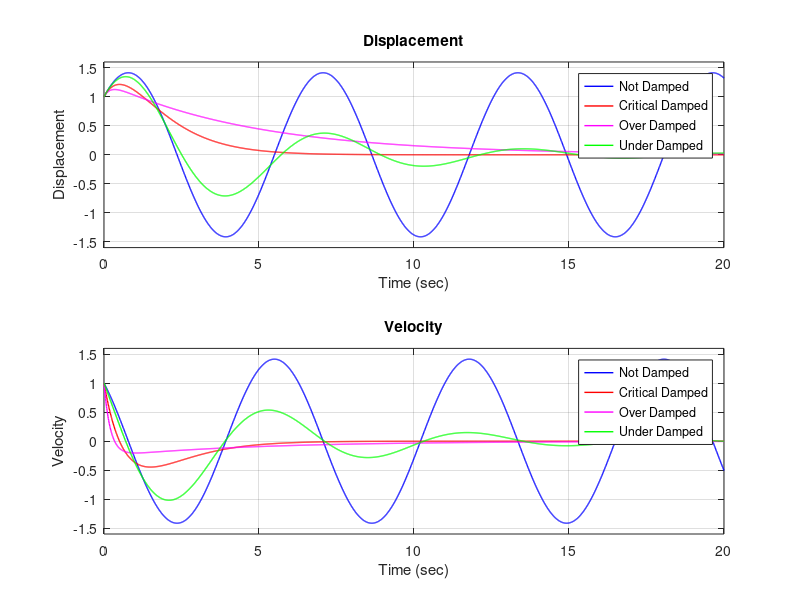
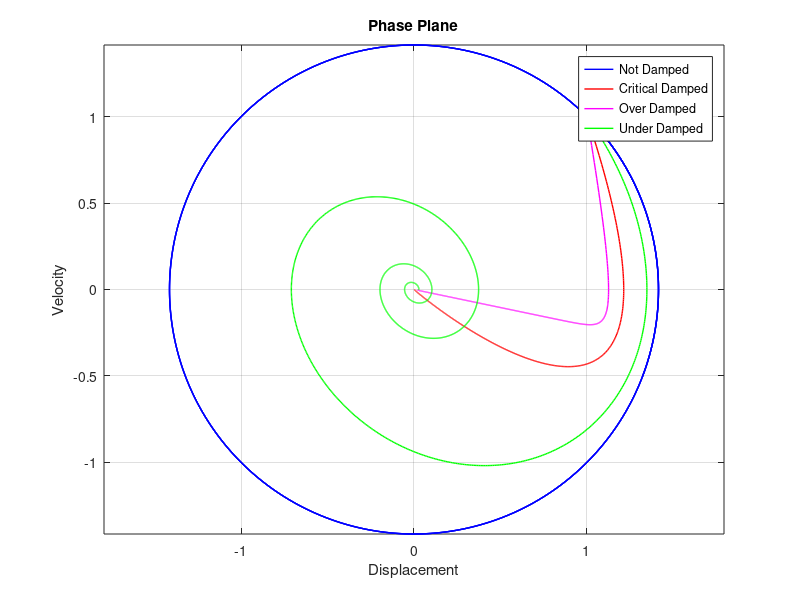

These figures' MATLAB source, in order:
clc; clear; close all

M = 1; K = 1; 
Wn = sqrt(K/M);

x_o = 1; x_dot_o = 1;

t = 0:0.01:20;

x_not_damped = x_o*cos(Wn*t) + x_dot_o/Wn*sin(Wn*t);
x_dot_not_damped = Wn*( - x_o*sin(Wn*t) + x_dot_o/Wn*cos(Wn*t) );

x_critical_damped = exp(-Wn*t).*( ( Wn*x_o + x_dot_o )*t + x_o );
x_dot_critical_damped = -Wn*exp(-Wn*t).*( ( Wn*x_o + x_dot_o )*t + x_o ) + exp(-Wn*t).*( Wn*x_o + x_dot_o );

C = 5;
z_o = C/(2*sqrt(K*M));
x_over_damped = exp(-z_o*Wn*t).*( x_o*cosh(Wn*sqrt(z_o^2-1)*t) + 1/sqrt(z_o^2-1)*( z_o*x_o + x_dot_o/Wn )*sinh(Wn*sqrt(z_o^2-1)*t) );
x_dot_over_damped = -z_o*Wn*exp(-z_o*Wn*t).*( x_o*cosh(Wn*sqrt(z_o^2-1)*t) + 1/sqrt(z_o^2-1)*( z_o*x_o + x_dot_o/Wn )*sinh(Wn*sqrt(z_o^2-1)*t) ) + ... 
           Wn*sqrt(z_o^2-1)*exp(-z_o*Wn*t).*( x_o*sinh(Wn*sqrt(z_o^2-1)*t) + 1/sqrt(z_o^2-1)*( z_o*x_o + x_dot_o/Wn )*cosh(Wn*sqrt(z_o^2-1)*t) );


C = 0.4;
z_u = C/(2*sqrt(K*M));
Wd = Wn*sqrt(1-z_u^2);

x_under_damped = exp(-z_u*Wn*t).*( x_o*cos(Wd*t) + 1/sqrt(1-z_u^2)*(z_u*x_o + x_dot_o/Wn)*sin(Wd*t));
x_dot_under_damped = -z_u*Wn*exp(-z_u*Wn*t).*( x_o*cos(Wd*t) + 1/sqrt(1-z_u^2)*(z_u*x_o + x_dot_o/Wn)*sin(Wd*t)) + ...
                     Wd*exp(-z_u*Wn*t).*( - x_o*sin(Wd*t) + 1/sqrt(1-z_u^2)*(z_u*x_o + x_dot_o/Wn)*cos(Wd*t));



figure(1); set(gcf,'units','normalized','outerposition',[0 0 1 1],'color','w','Name','Time Response');

subplot(2,1,1)
hold on; box on; grid on

plot(t,x_not_damped,'LineWidth',1,'Color','b')
plot(t,x_critical_damped,'LineWidth',1,'Color','r')
plot(t,x_over_damped,'LineWidth',1,'Color','m')
plot(t,x_under_damped,'LineWidth',1,'Color','g')

axis([0 max(t) -1.6 1.6]);
title('Displacement'); xlabel('Time (sec)'); ylabel('Displacement')
legend('Not Damped','Critical Damped','Over Damped','Under Damped')

subplot(2,1,2)
hold on; box on; grid on

plot(t,x_dot_not_damped,'LineWidth',1,'Color','b')
plot(t,x_dot_critical_damped,'LineWidth',1,'Color','r')
plot(t,x_dot_over_damped,'LineWidth',1,'Color','m')
plot(t,x_dot_under_damped,'LineWidth',1,'Color','g')

axis([0 max(t) -1.6 1.6]);
title('Velocity'); xlabel('Time (sec)'); ylabel('Velocity')
legend('Not Damped','Critical Damped','Over Damped','Under Damped')


figure(2); set(gcf,'units','normalized','outerposition',[0.2 0.2 0.3 0.5],'color','w','Name','Phase Plane');
hold on; box on; grid on

axis equal

plot(x_not_damped,x_dot_not_damped,'LineWidth',1,'Color','b')
plot(x_critical_damped,x_dot_critical_damped,'LineWidth',1,'Color','r')
plot(x_over_damped,x_dot_over_damped,'LineWidth',1,'Color','m')
plot(x_under_damped,x_dot_under_damped,'LineWidth',1,'Color','g')

title('Phase Plane'); xlabel('Displacement'); ylabel('Velocity')
legend('Not Damped','Critical Damped','Over Damped','Under Damped')

